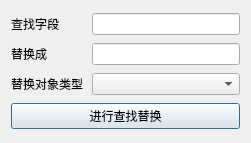
<?xml version="1.0" encoding="UTF-8"?>
<ui version="4.0">
 <class>TemplateReplacer</class>
 <widget class="QDialog" name="TemplateReplacer">
  <property name="geometry">
   <rect>
    <x>0</x>
    <y>0</y>
    <width>251</width>
    <height>143</height>
   </rect>
  </property>
  <property name="windowTitle">
   <string>模板批量替换</string>
  </property>
  <layout class="QVBoxLayout" name="verticalLayout">
   <item>
    <layout class="QHBoxLayout" name="horizontalLayout">
     <item>
      <widget class="QLabel" name="lblFindText">
       <property name="minimumSize">
        <size>
         <width>75</width>
         <height>0</height>
        </size>
       </property>
       <property name="text">
        <string>查找字段</string>
       </property>
      </widget>
     </item>
     <item>
      <widget class="QLineEdit" name="iptFindName"/>
     </item>
    </layout>
   </item>
   <item>
    <layout class="QHBoxLayout" name="horizontalLayout_2">
     <item>
      <widget class="QLabel" name="lblReplaceText">
       <property name="minimumSize">
        <size>
         <width>75</width>
         <height>0</height>
        </size>
       </property>
       <property name="text">
        <string>替换成</string>
       </property>
      </widget>
     </item>
     <item>
      <widget class="QLineEdit" name="iptReplaceName"/>
     </item>
    </layout>
   </item>
   <item>
    <layout class="QHBoxLayout" name="horizontalLayout_3">
     <item>
      <widget class="QLabel" name="lblObjectType">
       <property name="minimumSize">
        <size>
         <width>75</width>
         <height>0</height>
        </size>
       </property>
       <property name="text">
        <string>替换对象类型</string>
       </property>
      </widget>
     </item>
     <item>
      <widget class="QComboBox" name="cbxObjectType">
       <property name="sizePolicy">
        <sizepolicy hsizetype="Expanding" vsizetype="Fixed">
         <horstretch>0</horstretch>
         <verstretch>0</verstretch>
        </sizepolicy>
       </property>
      </widget>
     </item>
    </layout>
   </item>
   <item>
    <widget class="QPushButton" name="btnDoReplace">
     <property name="text">
      <string>进行查找替换</string>
     </property>
    </widget>
   </item>
  </layout>
 </widget>
 <resources/>
 <connections/>
</ui>
